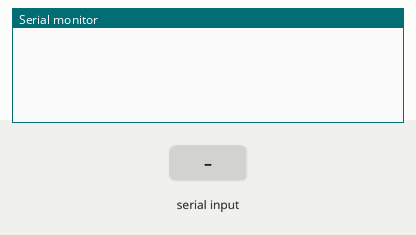
Bench run of a sketch on a simulated Arduino Uno, built with avr-gcc and run on an emulated ATmega328P. Shown: the last lines printed to the serial monitor. Inputs (shaded band) come from the test bench.

Above: at 1.2 s.
1.3 s: "FEI\n" received over Serial
At 3.1 s:
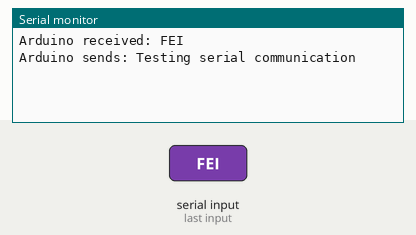
3.4 s: "1\n" received over Serial
At 3.9 s:
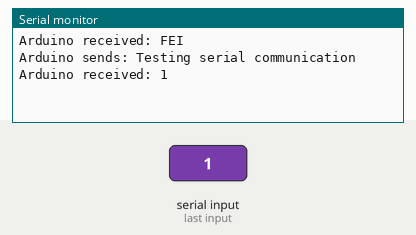

Measured:
- after the input at 1.3 s, the serial monitor: prints a new line after 0.12 s (image 1)
- after the input at 3.4 s, the serial monitor: prints a new line after 0.06 s (image 2)

The sketch:

arduino_serial_read_and_write.ino
```cpp
String readString;
String ard_sends;
char c;

void setup()
{
  Serial.begin(9600);  // initialize serial communications at 9600 bp
}

void loop()
{
  while(!Serial.available()) {}

  // serial read section
    readString = "";
  while (Serial.available())
  {
    delay(30);
    if (Serial.available() > 0)
    {
      c = Serial.read();  //gets one byte from serial buffer
      readString += c; //makes the string readString
    }
  }

  if (readString.length() > 0)
  {
    Serial.print("Arduino received: ");
    Serial.println(readString); //see what was received
  }

  delay(500);

  // serial write section

  if (readString == "FEI")
  {
    ard_sends = "Robotics and Artificial Intelligence Lab";
  }
  else
  {
    ard_sends = "Testing serial communication";
  }

  Serial.print("Arduino sends: ");
  Serial.println(ard_sends);
  Serial.print("\n");
  Serial.flush();
}
```
